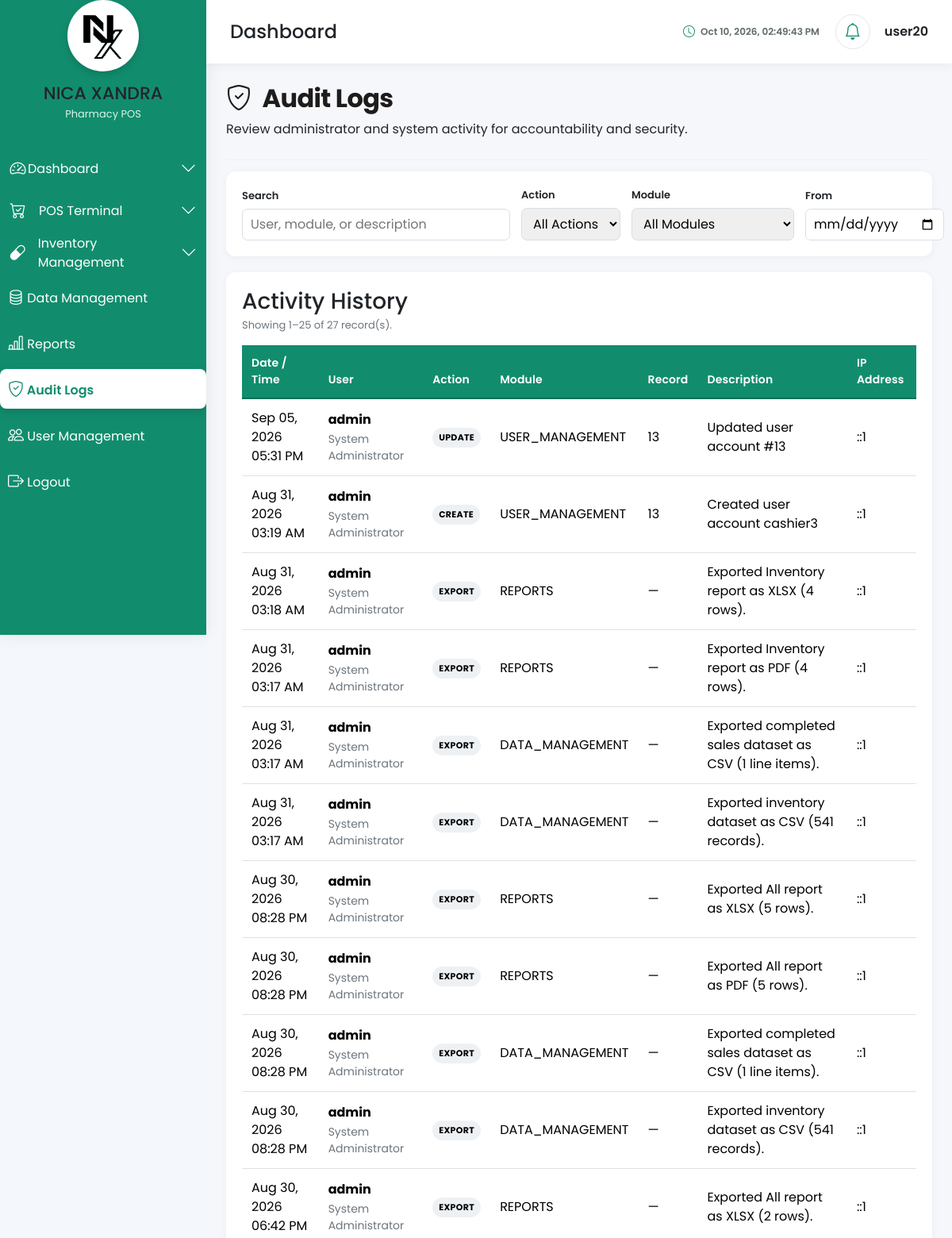
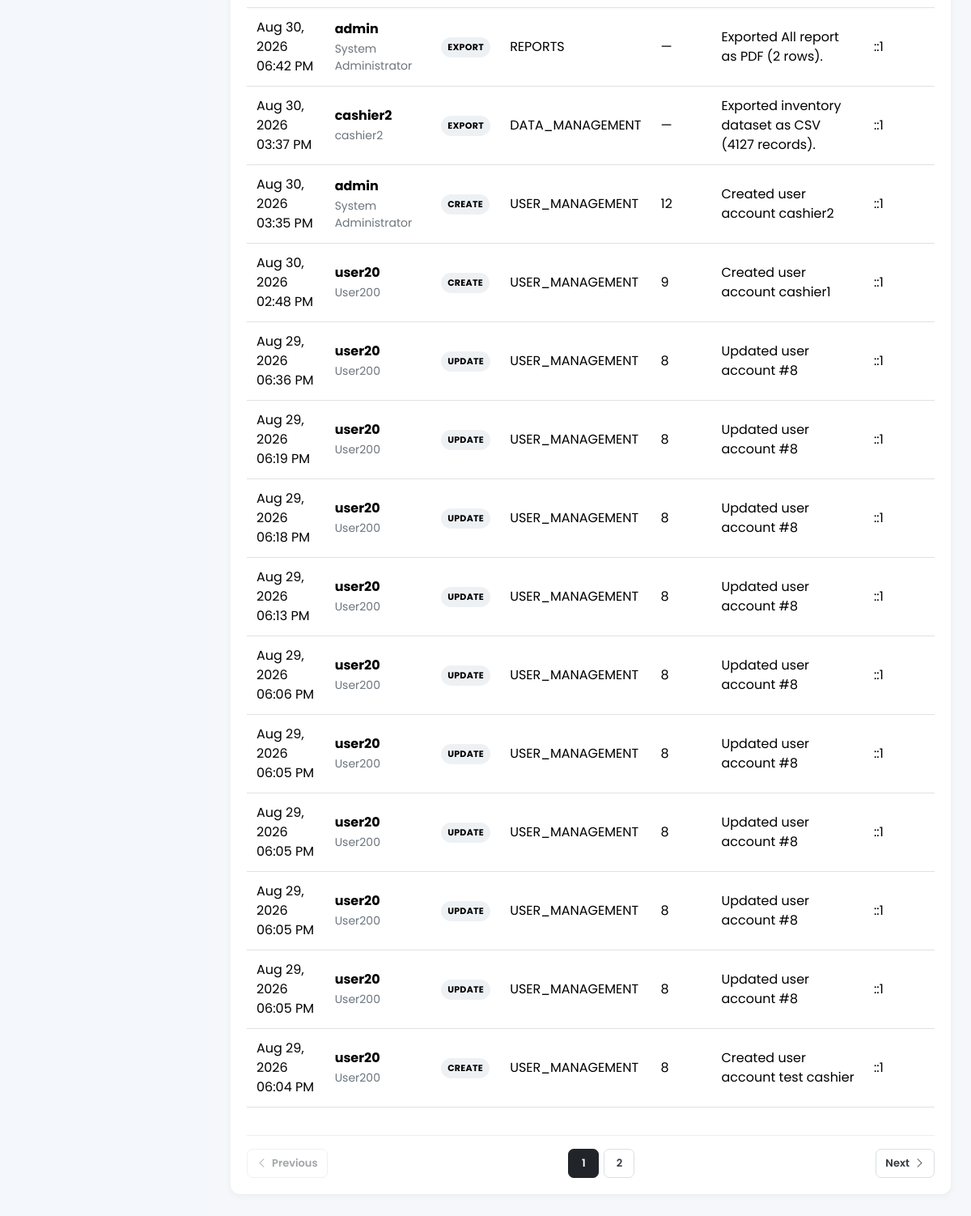
/app/dashboard/audit_logs/index.php (signed in), run on the app's committed database (2 pictures, top to bottom).
### tables this page shows
CREATE TABLE `audit_logs` (
  `audit_id` int(11) NOT NULL,
  `user_id` int(11) NOT NULL,
  `action_type` enum('CREATE','UPDATE','DELETE','LOGIN','LOGOUT','SALE','VOID','APPROVE','REJECT','IMPORT','EXPORT') NOT NULL,
  `module_name` varchar(100) NOT NULL,
  `record_id` int(11) DEFAULT NULL,
  `description` text NOT NULL,
  `ip_address` varchar(45) DEFAULT NULL,
  `user_agent` text DEFAULT NULL,
  `created_at` timestamp NOT NULL DEFAULT current_timestamp()
);

### config/database.php (called while the page is built, shortened)
<?php
class Database
{
    private string $host;
    private string $db_name;
    private string $username;
    private string $password;
    private int $port;
    private ?PDO $connection = null;
    public function __construct()
    {
        $this->host = getenv('DB_HOST') ?: '127.0.0.1';
        $this->db_name = getenv('DB_DATABASE') ?: 'pharmacy_pos';
        $this->username = getenv('DB_USERNAME') ?: 'pharma';
        $this->password = getenv('DB_PASSWORD') ?: 'ALLYSA';
        $this->port = (int)(getenv('DB_PORT') ?: 3306);
    }
    public function connect(): PDO
    {
        if ($this->connection === null) {
            $dsn = sprintf(
                'mysql:host=%s;port=%d;dbname=%s;charset=utf8mb4',
                $this->host,
                $this->port,
                $this->db_name
            );
            try {
                $this->connection = new PDO(
                    $dsn,
                    $this->username,
                    $this->password,
                    [
                        PDO::ATTR_ERRMODE => PDO::ERRMODE_EXCEPTION,
                        PDO::ATTR_DEFAULT_FETCH_MODE => PDO::FETCH_ASSOC,
                        PDO::ATTR_EMULATE_PREPARES => false
                    ]
                );
                $this->connection->exec("SET time_zone = '+00:00'");
            } catch (PDOException $e) {
                die(
                    "<h2>Database Connection Failed</h2>" .
                    "<p>" . htmlspecialchars($e->getMessage()) . "</p>"
                );
            }
        }
        return $this->connection;
    }
}

### app/Controllers/AuditLogController.php (called while the page is built, shortened)
<?php
require_once __DIR__ . '/../Models/AuditLog.php';
class AuditLogController
{
    private AuditLog $auditLog;
    public function __construct(?AuditLog $auditLog = null)
    {
        $this->auditLog = $auditLog ?? new AuditLog();
    }
    public function getLogs(array $filters = [], int $page = 1, int $perPage = 25): array
    {
        return $this->auditLog->getLogs($filters, $page, $perPage);
    }
    public function countLogs(array $filters = []): int
    {
        return $this->auditLog->countLogs($filters);
    }
}

### app/Models/AuditLog.php (called while the page is built, shortened)
<?php
require_once __DIR__ . '/../../config/database.php';
class AuditLog
{
    private PDO $conn;
    public function __construct(?PDO $conn = null)
    {
        $this->conn = $conn ?? (new Database())->connect();
    }
    public function getLogs(array $filters = [], int $page = 1, int $perPage = 25): array
    {
        $page = max(1, $page);
        $perPage = max(1, min(100, $perPage));
        $offset = ($page - 1) * $perPage;
        [$whereSql, $params] = $this->buildFilterQuery($filters);
        $sql = "
            SELECT
                a.audit_id,
                a.user_id,
                COALESCE(u.username, 'Unknown / Deleted User') AS username,
                COALESCE(u.full_name, '—') AS full_name,
                a.action_type,
                a.module_name,
                a.record_id,
                a.description,
                a.ip_address,
                a.user_agent,
                a.created_at
            FROM audit_logs a
            LEFT JOIN users u
                ON u.user_id = a.user_id
            {$whereSql}
            ORDER BY a.created_at DESC, a.audit_id DESC
            LIMIT :limit OFFSET :offset
        ";
        $stmt = $this->conn->prepare($sql);
        $stmt->bindValue(':limit', $perPage, PDO::PARAM_INT);
        $stmt->bindValue(':offset', $offset, PDO::PARAM_INT);
        $stmt->execute();
        return $stmt->fetchAll(PDO::FETCH_ASSOC);
    }
    public function countLogs(array $filters = []): int
    {
        [$whereSql, $params] = $this->buildFilterQuery($filters);
        $sql = "
            SELECT COUNT(*)
            FROM audit_logs a
            LEFT JOIN users u
                ON u.user_id = a.user_id
            {$whereSql}
        ";
        $stmt = $this->conn->prepare($sql);
        $stmt->execute($params);
        return (int) $stmt->fetchColumn();
    }
    private function buildFilterQuery(array $filters): array
    {
        $where = [];
        $params = [];
        return [
            $where ? 'WHERE ' . implode(' AND ', $where) : '',
            $params,
        ];
    }
}

### config/session.php (called while the page is built, shortened)
<?php
if (!function_exists('toPhTime')) {
    function toPhTime(?string $utcDateTime, string $format = 'M d, Y h:i A'): string
    {
        try {
            $dt = new DateTime($utcDateTime, new DateTimeZone('UTC'));
            $dt->setTimezone(new DateTimeZone('Asia/Manila'));
            return $dt->format($format);
        } catch (Throwable $e) {
            return 'N/A';
        }
    }
}

### app/dashboard/audit_logs/index.php (the view, shortened to what this page needs)
<?php
require_once '../../../config/session.php';
require_once '../../Controllers/AuditLogController.php';
$controller = new AuditLogController();
$filters = [
    'action_type' => trim($_GET['action_type'] ?? ''),
    'module_name' => trim($_GET['module_name'] ?? ''),
    'date_from'   => trim($_GET['date_from'] ?? ''),
    'date_to'     => trim($_GET['date_to'] ?? ''),
    'search'      => trim($_GET['search'] ?? ''),
];
$perPage = 25;
$pageNumber = max(1, (int) ($_GET['page'] ?? 1));
$totalRecords = $controller->countLogs($filters);
$totalPages = max(1, (int) ceil($totalRecords / $perPage));
$logs = $controller->getLogs($filters, $pageNumber, $perPage);
$firstRecord = $totalRecords > 0 ? (($pageNumber - 1) * $perPage) + 1 : 0;
$lastRecord = min($pageNumber * $perPage, $totalRecords);
$queryForPagination = $filters;
require_once '../../../includes/header.php';
?>
<link rel="stylesheet" href="/assets/css/dashboard-shell.css">
<link rel="stylesheet" href="/assets/css/sidebar.css">
<link rel="stylesheet" href="/assets/css/navbar.css">
<link rel="stylesheet" href="/assets/css/audit_logs.css">
<div class="dashboard-wrapper">
    <?php include '../../../includes/sidebar.php'; ?>
    <div class="main-content">
        <?php include '../../../includes/navbar.php'; ?>
        <div class="dashboard-content">
            <div class="page-header">
                <div>
                    <h2>
                        <i class="bi bi-shield-check me-2"></i>
                        Audit Logs
                    </h2>
                    <p>Review administrator and system activity for accountability and security.</p>
                </div>
            </div>
            <div class="audit-card">
                <form method="GET" class="audit-filters">
                    <div class="filter-group">
                        <label for="search">Search</label>
                        <input
                            type="text"
                            id="search"
                            name="search"
                            value="<?= htmlspecialchars($filters['search']) ?>"
                            placeholder="User, module, or description"
                        >
                    </div>
                    <div class="filter-group">
                        <label for="action_type">Action</label>
                        <select id="action_type" name="action_type">
                            <option value="">All Actions</option>
                        </select>
                    </div>
                    <div class="filter-group">
                        <label for="module_name">Module</label>
                        <select id="module_name" name="module_name">
                            <option value="">All Modules</option>
                        </select>
                    </div>
                    <div class="filter-group">
                        <label for="date_from">From</label>
                        <input
                            type="date"
                            id="date_from"
                            name="date_from"
                            value="<?= htmlspecialchars($filters['date_from']) ?>"
                        >
                    </div>
                </form>
            </div>
            <div class="audit-card">
                <div class="audit-table-header">
                    <div>
                        <h3>Activity History</h3>
                        <p>
                            <?php if ($totalRecords > 0): ?>
                                Showing <?= number_format($firstRecord) ?>–<?= number_format($lastRecord) ?>
                                of <?= number_format($totalRecords) ?> record(s).
                            <?php else: ?>
                                No records found.
                            <?php endif; ?>
                        </p>
                    </div>
                </div>
                <div class="table-responsive-wrap">
                    <table class="table audit-table">
                        <thead>
                            <tr>
                                <th>Date / Time</th>
                                <th>User</th>
                                <th>Action</th>
                                <th>Module</th>
                                <th>Record</th>
                                <th>Description</th>
                                <th>IP Address</th>
                            </tr>
                        </thead>
                        <tbody>
                            <?php if (!$logs): ?>
                                <tr>
                                    <td colspan="7" class="empty-state">
                                        <i class="bi bi-shield-check"></i>
                                        <div>No audit records found.</div>
                                    </td>
                                </tr>
                            <?php else: ?>
                                <?php foreach ($logs as $log): ?>
                                    <tr>
                                        <td>
                                            <?= htmlspecialchars(toPhTime($log['created_at'] ?? null, 'M d, Y h:i A')) ?>
                                        </td>
                                        <td>
                                            <strong><?= htmlspecialchars($log['username']) ?></strong>
                                            <small><?= htmlspecialchars($log['full_name']) ?></small>
                                        </td>
                                        <td>
                                            <span class="action-badge action-<?= strtolower(htmlspecialchars($log['action_type'])) ?>">
                                                <?= htmlspecialchars($log['action_type']) ?>
                                            </span>
                                        </td>
                                        <td><?= htmlspecialchars($log['module_name']) ?></td>
                                        <td><?= $log['record_id'] !== null ? htmlspecialchars((string) $log['record_id']) : '—' ?></td>
                                        <td><?= htmlspecialchars($log['description']) ?></td>
                                        <td><?= htmlspecialchars($log['ip_address'] ?? '—') ?></td>
                                    </tr>
                                <?php endforeach; ?>
                            <?php endif; ?>
                        </tbody>
                    </table>
                </div>
                <?php if ($totalPages > 1): ?>
                    <nav class="audit-pagination" aria-label="Audit log pagination">
                        <?php if ($pageNumber > 1): ?>
                            <?php $queryForPagination['page'] = $pageNumber - 1; ?>
                            <a class="pagination-link" href="?<?= htmlspecialchars(http_build_query($queryForPagination)) ?>">
                                <i class="bi bi-chevron-left"></i>
                                Previous
                            </a>
                        <?php else: ?>
                            <span class="pagination-link disabled">
                                <i class="bi bi-chevron-left"></i>
                                Previous
                            </span>
                        <?php endif; ?>
                        <div class="pagination-pages">
                            <?php
                            $startPage = max(1, $pageNumber - 2);
                            $endPage = min($totalPages, $pageNumber + 2);
                            ?>
                            <?php for ($p = $startPage; $p <= $endPage; $p++): ?>
                                <?php $queryForPagination['page'] = $p; ?>
                                <?php if ($p === $pageNumber): ?>
                                    <span class="pagination-link active"><?= $p ?></span>
                                <?php else: ?>
                                    <a class="pagination-link" href="?<?= htmlspecialchars(http_build_query($queryForPagination)) ?>"><?= $p ?></a>
                                <?php endif; ?>
                            <?php endfor; ?>
                        </div>
                        <?php if ($pageNumber < $totalPages): ?>
                            <?php $queryForPagination['page'] = $pageNumber + 1; ?>
                            <a class="pagination-link" href="?<?= htmlspecialchars(http_build_query($queryForPagination)) ?>">
                                Next
                                <i class="bi bi-chevron-right"></i>
                            </a>
                        <?php endif; ?>
                    </nav>
                <?php endif; ?>
            </div>
        </div>
    </div>
</div>
<?php require_once '../../../includes/footer.php'; ?>

### data on the page
audit_logs: created_at "Sep 05, 2026 05:31 PM", username "admin", full_name "System Administrator", action_type "UPDATE", module_name "USER_MANAGEMENT", record "13", description "Updated user account #13", ip_address "::1"
audit_logs: created_at "Aug 31, 2026 03:19 AM", username "admin", full_name "System Administrator", action_type "CREATE", module_name "USER_MANAGEMENT", record "13", description "Created user account cashier3", ip_address "::1"
audit_logs: created_at "Aug 31, 2026 03:18 AM", username "admin", full_name "System Administrator", action_type "EXPORT", module_name "REPORTS", description "Exported Inventory report as XLSX (4 rows).", ip_address "::1"
audit_logs: created_at "Aug 31, 2026 03:17 AM", username "admin", full_name "System Administrator", action_type "EXPORT", module_name "REPORTS", description "Exported Inventory report as PDF (4 rows).", ip_address "::1"
audit_logs: created_at "Aug 31, 2026 03:17 AM", username "admin", full_name "System Administrator", action_type "EXPORT", module_name "DATA_MANAGEMENT", description "Exported completed sales dataset as CSV (1 line items).", ip_address "::1"
audit_logs: created_at "Aug 31, 2026 03:17 AM", username "admin", full_name "System Administrator", action_type "EXPORT", module_name "DATA_MANAGEMENT", description "Exported inventory dataset as CSV (541 records).", ip_address "::1"
audit_logs: created_at "Aug 30, 2026 08:28 PM", username "admin", full_name "System Administrator", action_type "EXPORT", module_name "REPORTS", description "Exported All report as XLSX (5 rows).", ip_address "::1"
audit_logs: created_at "Aug 30, 2026 08:28 PM", username "admin", full_name "System Administrator", action_type "EXPORT", module_name "REPORTS", description "Exported All report as PDF (5 rows).", ip_address "::1"
audit_logs: created_at "Aug 30, 2026 08:28 PM", username "admin", full_name "System Administrator", action_type "EXPORT", module_name "DATA_MANAGEMENT", description "Exported completed sales dataset as CSV (1 line items).", ip_address "::1"
audit_logs: created_at "Aug 30, 2026 08:28 PM", username "admin", full_name "System Administrator", action_type "EXPORT", module_name "DATA_MANAGEMENT", description "Exported inventory dataset as CSV (541 records).", ip_address "::1"
audit_logs: created_at "Aug 30, 2026 06:42 PM", username "admin", full_name "System Administrator", action_type "EXPORT", module_name "REPORTS", description "Exported All report as XLSX (2 rows).", ip_address "::1"
audit_logs: created_at "Aug 30, 2026 06:42 PM", username "admin", full_name "System Administrator", action_type "EXPORT", module_name "REPORTS", description "Exported All report as PDF (2 rows).", ip_address "::1"
audit_logs: created_at "Aug 30, 2026 03:37 PM", username "cashier2", full_name "cashier2", action_type "EXPORT", module_name "DATA_MANAGEMENT", description "Exported inventory dataset as CSV (4127 records).", ip_address "::1"
audit_logs: created_at "Aug 30, 2026 03:35 PM", username "admin", full_name "System Administrator", action_type "CREATE", module_name "USER_MANAGEMENT", record "12", description "Created user account cashier2", ip_address "::1"
audit_logs: created_at "Aug 30, 2026 02:48 PM", username "user20", full_name "User200", action_type "CREATE", module_name "USER_MANAGEMENT", record "9", description "Created user account cashier1", ip_address "::1"
audit_logs: created_at "Aug 29, 2026 06:36 PM", username "user20", full_name "User200", action_type "UPDATE", module_name "USER_MANAGEMENT", record "8", description "Updated user account #8", ip_address "::1"
audit_logs: created_at "Aug 29, 2026 06:19 PM", username "user20", full_name "User200", action_type "UPDATE", module_name "USER_MANAGEMENT", record "8", description "Updated user account #8", ip_address "::1"
audit_logs: created_at "Aug 29, 2026 06:18 PM", username "user20", full_name "User200", action_type "UPDATE", module_name "USER_MANAGEMENT", record "8", description "Updated user account #8", ip_address "::1"
audit_logs: created_at "Aug 29, 2026 06:13 PM", username "user20", full_name "User200", action_type "UPDATE", module_name "USER_MANAGEMENT", record "8", description "Updated user account #8", ip_address "::1"
audit_logs: created_at "Aug 29, 2026 06:06 PM", username "user20", full_name "User200", action_type "UPDATE", module_name "USER_MANAGEMENT", record "8", description "Updated user account #8", ip_address "::1"
audit_logs: created_at "Aug 29, 2026 06:05 PM", username "user20", full_name "User200", action_type "UPDATE", module_name "USER_MANAGEMENT", record "8", description "Updated user account #8", ip_address "::1"
audit_logs: created_at "Aug 29, 2026 06:05 PM", username "user20", full_name "User200", action_type "UPDATE", module_name "USER_MANAGEMENT", record "8", description "Updated user account #8", ip_address "::1"
audit_logs: created_at "Aug 29, 2026 06:05 PM", username "user20", full_name "User200", action_type "UPDATE", module_name "USER_MANAGEMENT", record "8", description "Updated user account #8", ip_address "::1"
audit_logs: created_at "Aug 29, 2026 06:05 PM", username "user20", full_name "User200", action_type "UPDATE", module_name "USER_MANAGEMENT", record "8", description "Updated user account #8", ip_address "::1"
audit_logs: created_at "Aug 29, 2026 06:04 PM", username "user20", full_name "User200", action_type "CREATE", module_name "USER_MANAGEMENT", record "8", description "Created user account test cashier", ip_address "::1"

### other printed values
$_SESSION['username'] "user20"
$firstRecord "1"
$lastRecord "25"
$totalRecords "27"
